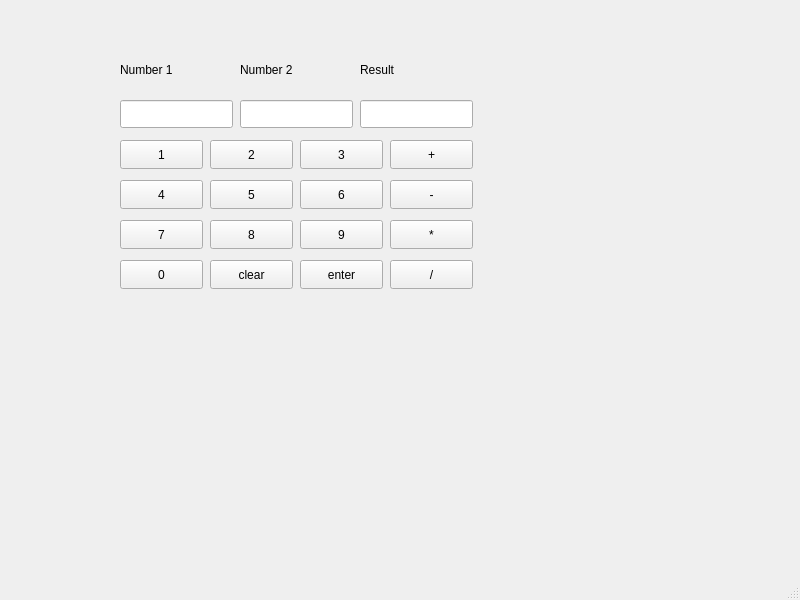
<?xml version="1.0" encoding="UTF-8"?>
<ui version="4.0">
 <class>MainWindow</class>
 <widget class="QMainWindow" name="MainWindow">
  <property name="geometry">
   <rect>
    <x>0</x>
    <y>0</y>
    <width>800</width>
    <height>600</height>
   </rect>
  </property>
  <property name="windowTitle">
   <string>MainWindow</string>
  </property>
  <widget class="QWidget" name="centralwidget">
   <widget class="QLabel" name="label">
    <property name="geometry">
     <rect>
      <x>120</x>
      <y>60</y>
      <width>63</width>
      <height>20</height>
     </rect>
    </property>
    <property name="text">
     <string>Number 1</string>
    </property>
   </widget>
   <widget class="QLabel" name="label_2">
    <property name="geometry">
     <rect>
      <x>240</x>
      <y>60</y>
      <width>71</width>
      <height>20</height>
     </rect>
    </property>
    <property name="text">
     <string>Number 2</string>
    </property>
   </widget>
   <widget class="QLabel" name="label_3">
    <property name="geometry">
     <rect>
      <x>360</x>
      <y>60</y>
      <width>41</width>
      <height>20</height>
     </rect>
    </property>
    <property name="text">
     <string>Result</string>
    </property>
   </widget>
   <widget class="QLineEdit" name="num1">
    <property name="geometry">
     <rect>
      <x>120</x>
      <y>100</y>
      <width>113</width>
      <height>28</height>
     </rect>
    </property>
   </widget>
   <widget class="QLineEdit" name="num2">
    <property name="geometry">
     <rect>
      <x>240</x>
      <y>100</y>
      <width>113</width>
      <height>28</height>
     </rect>
    </property>
   </widget>
   <widget class="QLineEdit" name="result">
    <property name="geometry">
     <rect>
      <x>360</x>
      <y>100</y>
      <width>113</width>
      <height>28</height>
     </rect>
    </property>
   </widget>
   <widget class="QPushButton" name="n1">
    <property name="geometry">
     <rect>
      <x>120</x>
      <y>140</y>
      <width>83</width>
      <height>29</height>
     </rect>
    </property>
    <property name="text">
     <string>1</string>
    </property>
   </widget>
   <widget class="QPushButton" name="n2">
    <property name="geometry">
     <rect>
      <x>210</x>
      <y>140</y>
      <width>83</width>
      <height>29</height>
     </rect>
    </property>
    <property name="text">
     <string>2</string>
    </property>
   </widget>
   <widget class="QPushButton" name="n3">
    <property name="geometry">
     <rect>
      <x>300</x>
      <y>140</y>
      <width>83</width>
      <height>29</height>
     </rect>
    </property>
    <property name="text">
     <string>3</string>
    </property>
   </widget>
   <widget class="QPushButton" name="add">
    <property name="geometry">
     <rect>
      <x>390</x>
      <y>140</y>
      <width>83</width>
      <height>29</height>
     </rect>
    </property>
    <property name="text">
     <string>+</string>
    </property>
   </widget>
   <widget class="QPushButton" name="n4">
    <property name="geometry">
     <rect>
      <x>120</x>
      <y>180</y>
      <width>83</width>
      <height>29</height>
     </rect>
    </property>
    <property name="text">
     <string>4</string>
    </property>
   </widget>
   <widget class="QPushButton" name="n5">
    <property name="geometry">
     <rect>
      <x>210</x>
      <y>180</y>
      <width>83</width>
      <height>29</height>
     </rect>
    </property>
    <property name="text">
     <string>5</string>
    </property>
   </widget>
   <widget class="QPushButton" name="n6">
    <property name="geometry">
     <rect>
      <x>300</x>
      <y>180</y>
      <width>83</width>
      <height>29</height>
     </rect>
    </property>
    <property name="text">
     <string>6</string>
    </property>
   </widget>
   <widget class="QPushButton" name="sub">
    <property name="geometry">
     <rect>
      <x>390</x>
      <y>180</y>
      <width>83</width>
      <height>29</height>
     </rect>
    </property>
    <property name="text">
     <string>-</string>
    </property>
   </widget>
   <widget class="QPushButton" name="n7">
    <property name="geometry">
     <rect>
      <x>120</x>
      <y>220</y>
      <width>83</width>
      <height>29</height>
     </rect>
    </property>
    <property name="text">
     <string>7</string>
    </property>
   </widget>
   <widget class="QPushButton" name="n0">
    <property name="geometry">
     <rect>
      <x>120</x>
      <y>260</y>
      <width>83</width>
      <height>29</height>
     </rect>
    </property>
    <property name="text">
     <string>0</string>
    </property>
   </widget>
   <widget class="QPushButton" name="n9">
    <property name="geometry">
     <rect>
      <x>300</x>
      <y>220</y>
      <width>83</width>
      <height>29</height>
     </rect>
    </property>
    <property name="text">
     <string>9</string>
    </property>
   </widget>
   <widget class="QPushButton" name="mul">
    <property name="geometry">
     <rect>
      <x>390</x>
      <y>220</y>
      <width>83</width>
      <height>29</height>
     </rect>
    </property>
    <property name="text">
     <string>*</string>
    </property>
   </widget>
   <widget class="QPushButton" name="n8">
    <property name="geometry">
     <rect>
      <x>210</x>
      <y>220</y>
      <width>83</width>
      <height>29</height>
     </rect>
    </property>
    <property name="text">
     <string>8</string>
    </property>
   </widget>
   <widget class="QPushButton" name="clear">
    <property name="geometry">
     <rect>
      <x>210</x>
      <y>260</y>
      <width>83</width>
      <height>29</height>
     </rect>
    </property>
    <property name="text">
     <string>clear</string>
    </property>
   </widget>
   <widget class="QPushButton" name="enter">
    <property name="geometry">
     <rect>
      <x>300</x>
      <y>260</y>
      <width>83</width>
      <height>29</height>
     </rect>
    </property>
    <property name="text">
     <string>enter</string>
    </property>
   </widget>
   <widget class="QPushButton" name="div">
    <property name="geometry">
     <rect>
      <x>390</x>
      <y>260</y>
      <width>83</width>
      <height>29</height>
     </rect>
    </property>
    <property name="text">
     <string>/</string>
    </property>
   </widget>
  </widget>
  <widget class="QMenuBar" name="menubar">
   <property name="geometry">
    <rect>
     <x>0</x>
     <y>0</y>
     <width>800</width>
     <height>25</height>
    </rect>
   </property>
  </widget>
  <widget class="QStatusBar" name="statusbar"/>
 </widget>
 <resources/>
 <connections/>
</ui>
